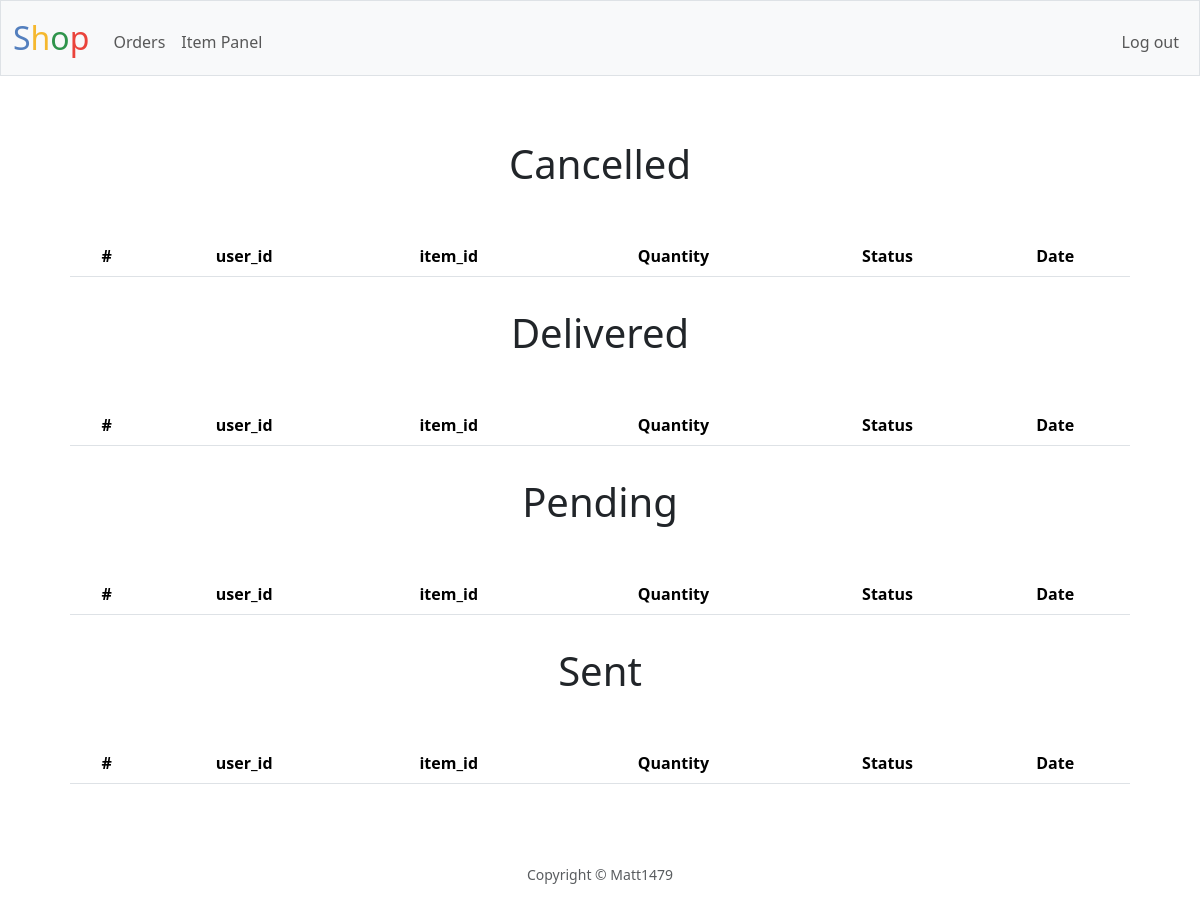
The app's page /admin/orders (signed in), older data.
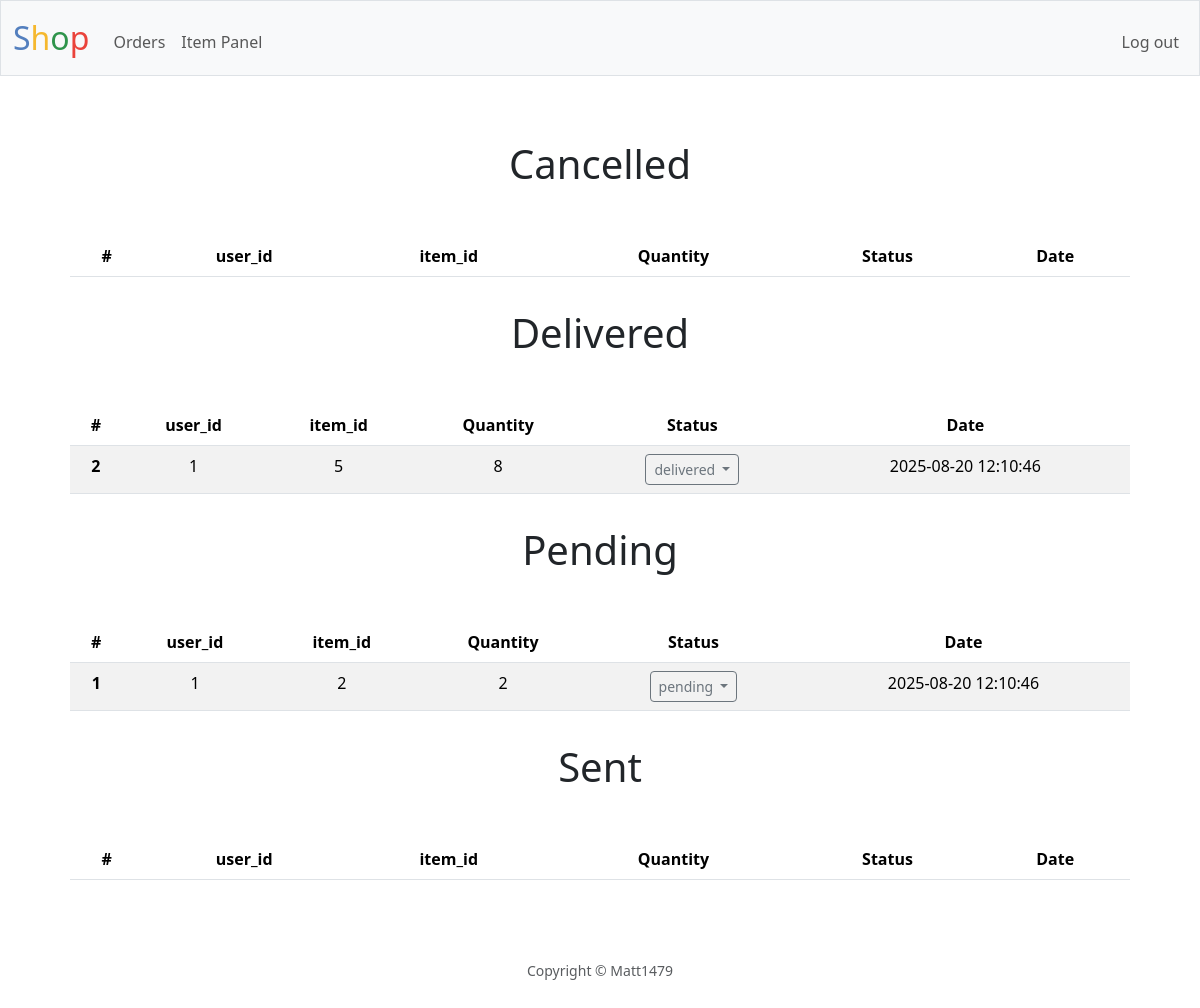
The same page, newer data.
### tables this page shows
CREATE TABLE orders (
    id INTEGER NOT NULL,
    user_id INTEGER NOT NULL,
    item_id INTEGER NOT NULL,
    quantity INTEGER NOT NULL,
    date NUMERIC NOT NULL,
    status TEXT NOT NULL DEFAULT 'pending',

    FOREIGN KEY (user_id) REFERENCES users(id),
    FOREIGN KEY (item_id) REFERENCES items(id),

    PRIMARY KEY (id)
);

### app.py (the view)
@app.route("/admin/orders")
@admin_login_required
def admin_orders():
    orders = {}
    for status in STATUSES:
        orders[status] = db_utils.execute(
            "SELECT * FROM orders WHERE orders.status = ?", (status,)
        )
    return render_template("admin/orders.html", orders=orders, statuses=STATUSES)

### app.py (called while the page is built)
@app.after_request
def after_request(response):
    response.headers["Cache-Control"] = "no-cache, no-store, must-revalidate"
    response.headers["Expires"] = 0
    response.headers["Pragma"] = "no-cache"
    return response

@app.teardown_appcontext
def close_connection(exception):
    db = getattr(g, "_database", None)
    if db is not None:
        db.close()

### db_utils.py (called while the page is built)
def dict_factory(cursor, row):
    fields = [column[0] for column in cursor.description]
    return {key: value for key, value in zip(fields, row)}

def get_db():
    db = getattr(g, "_database", None)
    if db is None:
        db = g._database = sqlite3.connect(current_app.config["DATABASE"])
        db.row_factory = dict_factory
    return db

def get_query_type(query: str) -> str:
    match = re.match(r"^\s*(\w+)", query)
    return match.group(1).upper() if match else ""

### helpers.py (called while the page is built)
def admin_login_required(f):
    @wraps(f)
    def decorated_function(*args, **kwargs):
        if session.get("admin_id") is None:
            return redirect("/admin/login")
        return f(*args, **kwargs)
    return decorated_function

### templates/admin/orders.html (shortened to what this page needs)
{% extends "layout.html" %}
{% block main %}
    {% for status in orders %}
        <div class="row text-start m-3 justify-content-center text-center">
            <div class="col-12">
                <h1 class="mb-5">{{ status | title }}</h1>
                <table class="table table-striped">
                    <thead>
                        <tr>
                            <th scope="col">#</th>
                            <th scope="col">user_id</th>
                            <th scope="col">item_id</th>
                            <th scope="col">Quantity</th>
                            <th scope="col">Status</th>
                            <th scope="col">Date</th>
                        </tr>
                    </thead>
                    <tbody>
                        {% for order in orders[status] %}
                            <tr>
                                <th scope="row">{{ order.id }}</th>
                                <td>{{ order.user_id }}</td>
                                <td>{{ order.item_id }}</td>
                                <td>{{ order.quantity }}</td>
                                <td>
                                    <div class="dropdown">
                                        <button class="btn btn-outline-secondary dropdown-toggle btn-sm" type="button" data-bs-toggle="dropdown" aria-expanded="false">
                                            {{ order.status }}
                                        </button>
                                    </div>
                                </td>
                                <td>{{ order.date }}</td>
                            </tr>
                        {% endfor %}
                    </tbody>
                </table>
            </div>
        </div>
    {% endfor %}
{% endblock %}

### templates/layout.html (shortened to what this page needs)
<!DOCTYPE html>
<html lang="en">
    <head>
        <link href="https://cdn.jsdelivr.net/npm/bootstrap@5.3.7/dist/css/bootstrap.min.css" rel="stylesheet">
        <link href="/static/styles.css" rel="stylesheet">
    </head>
    <body>
        <header>
            <nav class="bg-light border navbar navbar-expand-md navbar-light">
                <div class="container-fluid">
                    <a class="navbar-brand"
                        {% if request.endpoint and request.endpoint.startswith("admin") %}
                            href="/admin"
                        {% else %}
                            href="{{ url_for('index') }}"
                        {% endif %}
                    ><span class="blue">S</span><span class="yellow">h</span><span class="green">o</span><span class="red">p</span></a>
                    <div class="collapse navbar-collapse" id="navbar">
                        {% if session["user_id"] %}
                            <ul class="navbar-nav me-auto mt-2">
                                <li class="nav-item" id="search">
                                    {% if request.endpoint == 'index' %}
                                        <input class="form-control mx-auto" autocomplete="off"
                                        name="q" placeholder="Search..." type="search">
                                    {% endif %}
                                </li>
                            </ul>
                            <ul class="navbar-nav me-auto mt-2">
                                <li class="nav-item dropdown">
                                    <button class="btn dropdown-toggle" data-bs-toggle="dropdown" aria-expanded="false">
                                        Account
                                    </button>
                                    <ul class="dropdown-menu" id="account">
                                        <li class="dropdown-item"><a class="nav-link" href="{{ url_for('orders') }}">Orders</a></li>
                                        <li class="dropdown-item"><a class="nav-link" href="{{ url_for('change_password') }}">Change Password</a></li>
                                        <li class="dropdown-item"><a href="{{ url_for('logout') }}" class="nav-link">Log out</a></li>
                                    </ul>
                                </li>
                            </ul>
                            <ul class="navbar-nav ms-auto mt-2">
                                <li class="nav-item"><a class="nav-link" href="{{ url_for('cart') }}">Cart</a></li>
                            </ul>
                        {% elif not session["admin_id"] and request.endpoint != 'admin_login' %}
                            <ul class="navbar-nav ms-auto mt-2">
                                <li class="nav-item"><a class="nav-link" href="{{ url_for('register') }}">Register</a></li>
                                <li class="nav-item"><a class="nav-link" href="{{ url_for('login') }}">Log In</a></li>
                            </ul>
                        {% elif session["admin_id"] %}
                            <ul class="navbar-nav me-auto mt-2">
                                <li class="nav-item"><a class="nav-link" href="/admin/orders">Orders</a></li>
                                <li class="nav-item"><a class="nav-link" href="/admin/items">Item Panel</a></li>
                            </ul>
                            <ul class="navbar-nav ms-auto mt-2">
                                <li class="nav-item"><a class="nav-link" href="/admin/logout">Log out</a></li>
                            </ul>
                        {% endif %}
                    </div>
                </div>
            </nav>
        </header>
        <main class="container py-5 text-center">
            {% block main %}{% endblock %}
        </main>
        <footer class="mb-5 small text-center text-muted">
            Copyright &copy; Matt1479
        </footer>
    </body>
</html>

### static/styles.css (style rules this page uses)
body { font-size: 16px; }
nav .navbar-brand { font-size: xx-large; }
nav .navbar-brand .blue { color: #537fbe; }
nav .navbar-brand .red { color: #ea433b; }
nav .navbar-brand .yellow { color: #f5b82e; }
nav .navbar-brand .green { color: #2e944b; }

Row changes from the older to the newer data that the page shows:
added orders: id "2", user_id "1", item_id "5", quantity "8", status "delivered", date "2025-08-20 12:10:46", shown under "Delivered"
added orders: id "1", user_id "1", item_id "2", quantity "2", status "pending", date "2025-08-20 12:10:46", shown under "Pending"
